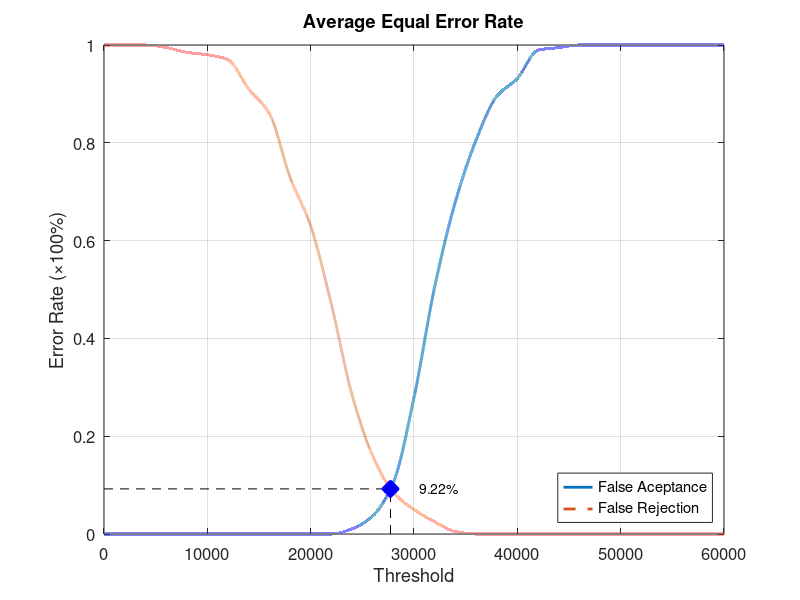
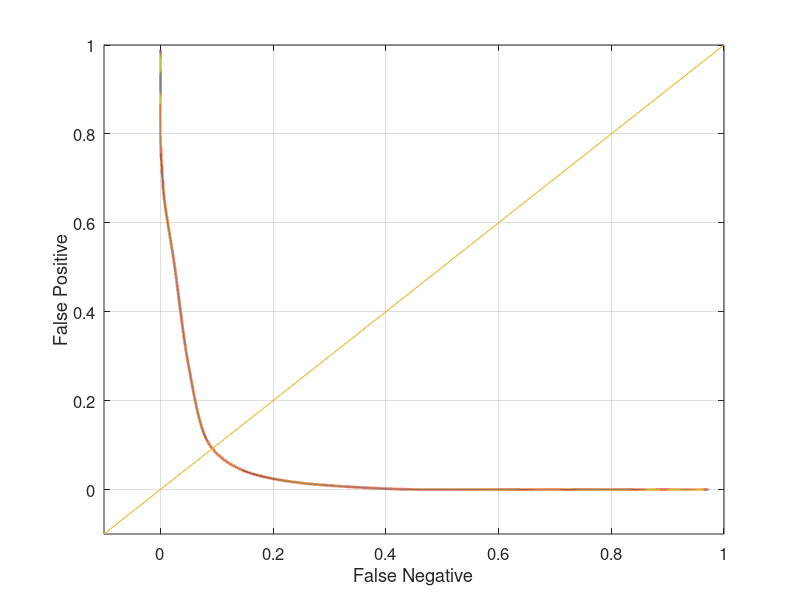

Write MATLAB code to recreate these figures, in order.
function yEER = Database4_4
close all;
clear;
clc;
x = 0:2000:60000;
xq = 0:0.5:60000;

y0 = [0 0 0 0 0 0 0 0 0 0 0 0 0.0105263 0.0368421 0.105263 0.278947 0.505263 0.678947 0.805263 0.894737 0.931579 0.989474 0.994737 1 1 1 1 1 1 1 1];
yy0 = interp1(x, y0, xq, 'pchip');
y1 = [1 1 1 0.995 0.985 0.98 0.97 0.91 0.86 0.73 0.63 0.47 0.285 0.16 0.085 0.05 0.025 0.005 0 0 0 0 0 0 0 0 0 0 0 0 0];
yy1 = interp1(x, y1, xq, 'pchip');

% Calculating EER: 
y2 = abs(y0 - y1);
find(y2 == min(y2))
yy2 = abs(yy0 - yy1);
xEER = find(yy2 == min(yy2));
xEERIndex = xq(xEER) % X-axis EER
yEER = yy0(xEER) % Y-axis EER

main = figure
plot(xq, yy0,'-','LineWidth', 2);	hold on
plot(xq, yy1,'--','LineWidth', 2);	hold on
plot([xEERIndex xEERIndex], [0 yEER], 'k--');	hold on
plot([0 xEERIndex], [yEER yEER], 'k--');	hold on
plot(xEERIndex, yEER, 'bx', 'LineWidth', 10);	hold on
text(xEERIndex + 10 * xEERIndex / 100, yEER, [num2str(round((10000 * yEER)) / 100) '%'])
legend('False Aceptance', 'False Rejection', 'Location', 'SouthEast')
xlabel('Threshold')
ylabel('Error Rate (\times100%)')
title('Average Equal Error Rate')
set(gca, 'FontSize', 12)
axis([0 60000 0 1])
grid on

print(main, 'Database4_4Main', '-dpng');
FNRxFPR = figure('Color', [1 1 1]);
plot(yy1, yy0, '-', yy1, yy0, 'LineWidth', 2);
hold on
y = -0.1:0.1:1
plot(y, y); 
set(gca, 'FontSize', 12)
xlabel('False Negative')
ylabel('False Positive')
axis([-0.1 1 -0.1 1])
set(gca, 'FontSize', 12)
grid on

print(FNRxFPR, 'Database4_4FNRxFPR','-dpng');
end
